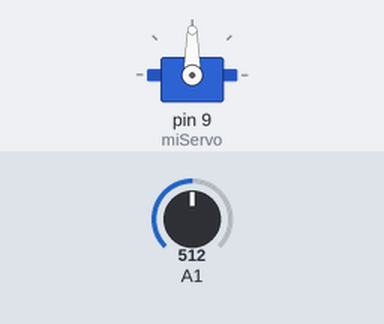
A sketch run on a simulated Arduino Uno, built with avr-gcc and run on an emulated ATmega328P. Parts: servo. The test bench sets the inputs (shaded band); at power-on: A1 = 512.

Above: at 1.2 s.
1.3 s: A1 set to 716
At 1.9 s:
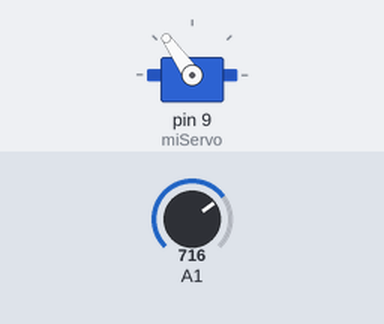
2.8 s: A1 set to 900
At 3.2 s:
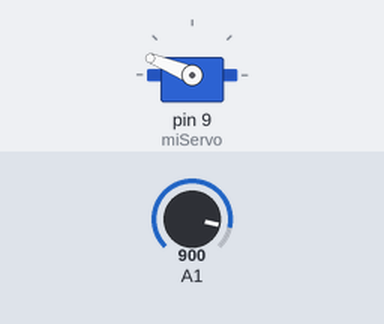
4.3 s: A1 set to 1023
At 5.5 s:
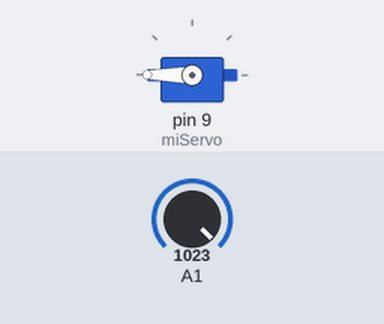
5.8 s: A1 set to 306
At 7.0 s:
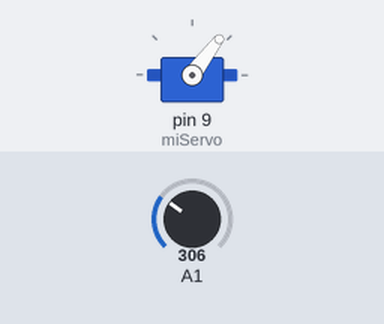
7.3 s: A1 set to 122
At 8.2 s:
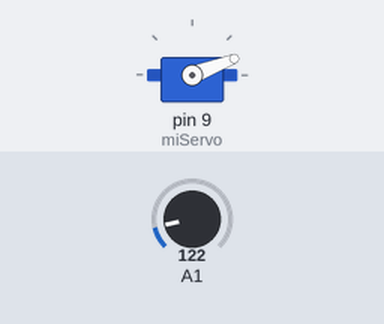
Timing chart, 0 to 9.8 s (numbered marks = the images above; inputs shaded):
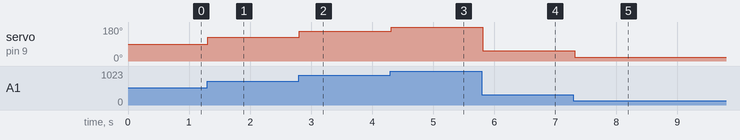

The sketch:

16ServoPotenciometro.ino
```cpp
#include <Servo.h>
Servo miServo;
void setup() {
  miServo.attach(9);
  miServo.write(90);
}

void loop() {
     int valorLeido=analogRead(A1);
     int valorConvertido=map(valorLeido, 0, 1023, 0, 180);
     miServo.write(valorConvertido);
     delay(100);
}
```

Measured:
- after the input at 1.3 s, servo on pin 9 (miServo): 90° → 125° at once
- after the input at 2.8 s, servo on pin 9 (miServo): 125° → 158° at once
- after the input at 4.3 s, servo on pin 9 (miServo): 158° → 180° at once
- after the input at 5.8 s, servo on pin 9 (miServo): 180° → 53° at once
- after the input at 7.3 s, servo on pin 9 (miServo): 53° → 21° at once
